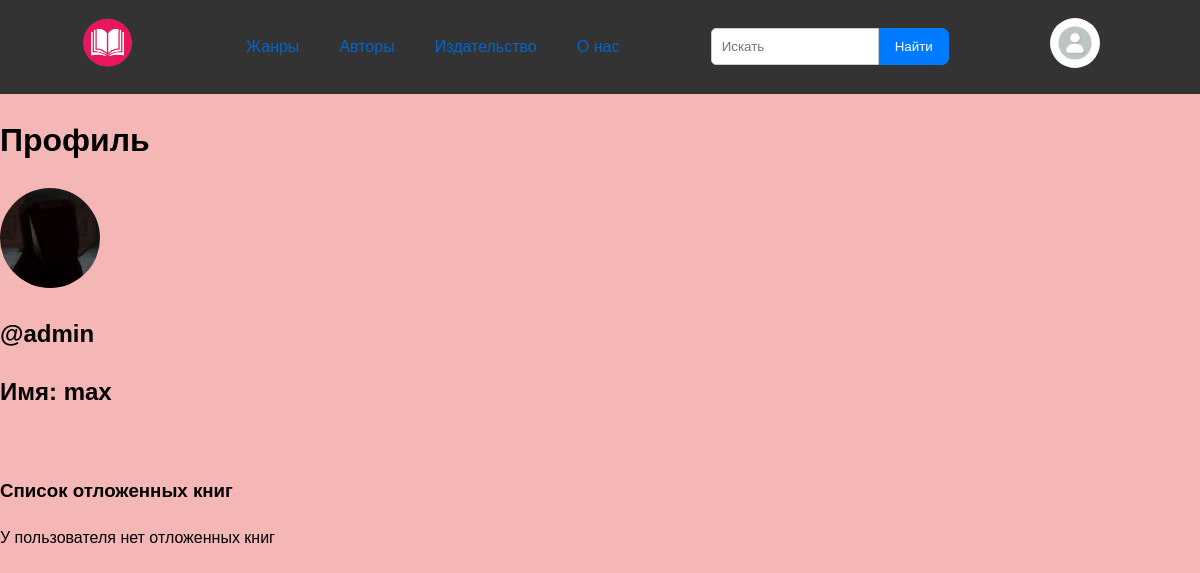
Screenshot of /users/profile/8/ with the database file from the repository.
### users/models.py (models this page shows)
class User(AbstractUser):
    class GenerateName:
        @classmethod
        def set_name(cls):
            nick = 'user' + ''.join([str(rn(0, 9)) for n in range(10)])
            return nick
    nick = GenerateName.set_name()
    avatar = models.ImageField(upload_to='users/%Y/%m', blank=True, null=True, verbose_name='Аватар')
    nickname = models.CharField(default=nick, max_length=15, verbose_name='Отображаемое имя')
    class Meta:
        verbose_name = 'Пользователь'
        verbose_name_plural = 'Пользователи'

### users/views.py (the view)
# urls.py: path('profile/<int:id_user>/', other_profile, name='other_profile'),
def other_profile(request, id_user):
    user_sel = User.objects.get(pk=id_user)
    if request.user.is_authenticated:
        if request.user.username == user_sel.username:
            return HttpResponseRedirect(reverse('users:profile'))
    lk_books = LikedBook.objects.filter(user=id_user)
    context = {'title': 'Профиль', 'menu': menu, 'user': user_sel, 'lk_books': lk_books}
    return render(request, 'users/other-profile.html', context)

### users/templates/users/other-profile.html
{% extends 'book_storage/base.html' %}
{% load static %}
{% block content %}
<h1>Профиль</h1>
    {% if user.avatar %}
    <img src="{{ user.avatar.url }}" width="100px" style="border-radius: 50px">
    {% else %}
    <img src="{% static 'book_storage/images/default.jpg' %}" width="100px" style="border-radius: 50px">
    {% endif %}
<h2>@{{ user.username }}</h2>
<h2>Имя: {{ user.nickname }}</h2><br>
<h3>Список отложенных книг</h3>
<div class="liked-books">
    {% if lk_books %}
    {% for lk_book in lk_books %}
        <a href="{% url 'book_page' lk_book.liked_book.id %}"><img src="{{lk_book.liked_book.book_image.url}}" width="150"></a><br>
    {% endfor %}
    {% else%}
    <p>У пользователя нет отложенных книг</p>
    {% endif %}
</div>
<br>
{% endblock %}

### book_storage/static/book_storage/css/style.css (style rules this page uses)
html, body { margin: 0; padding: 0; height: 100%; width: 100%; font: normal 14px/20px ALS Sirius,Arial,Helvetica Neue,Helvetica,sans-serif; font-size: 16px; line-height: 1.6; color: #000000; background-color: #f5b6b6; }

### rows the page displays
User: avatar (picture), username "admin", nickname "max"

### other values shown
{{ elem.0 }} "Жанры" "Авторы" "Издательство" "О нас"
